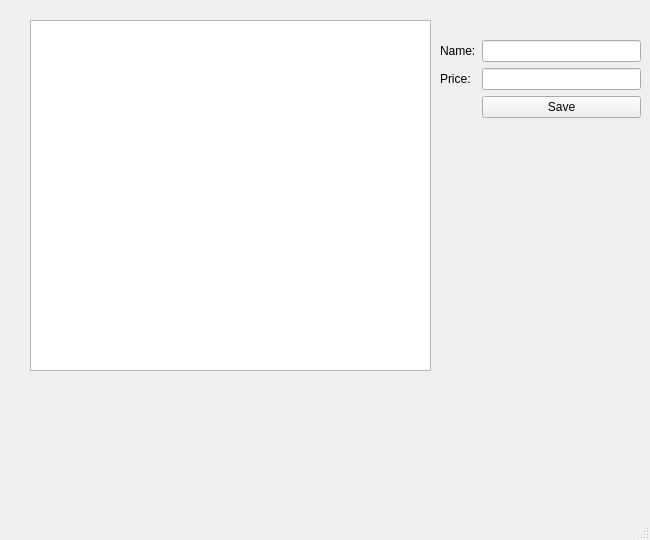
<?xml version="1.0" encoding="UTF-8"?>
<ui version="4.0">
 <class>MainWindow</class>
 <widget class="QMainWindow" name="MainWindow">
  <property name="geometry">
   <rect>
    <x>0</x>
    <y>0</y>
    <width>650</width>
    <height>540</height>
   </rect>
  </property>
  <property name="windowTitle">
   <string>MainWindow</string>
  </property>
  <widget class="QWidget" name="centralwidget">
   <widget class="QTableWidget" name="tableproducts">
    <property name="geometry">
     <rect>
      <x>30</x>
      <y>20</y>
      <width>401</width>
      <height>351</height>
     </rect>
    </property>
   </widget>
   <widget class="QWidget" name="">
    <property name="geometry">
     <rect>
      <x>440</x>
      <y>40</y>
      <width>201</width>
      <height>86</height>
     </rect>
    </property>
    <layout class="QFormLayout" name="formLayout">
     <item row="0" column="0">
      <widget class="QLabel" name="label">
       <property name="text">
        <string>Name:</string>
       </property>
      </widget>
     </item>
     <item row="0" column="1">
      <widget class="QLineEdit" name="nameline"/>
     </item>
     <item row="2" column="0">
      <widget class="QLabel" name="label_2">
       <property name="text">
        <string>Price:</string>
       </property>
      </widget>
     </item>
     <item row="2" column="1">
      <widget class="QLineEdit" name="priceline"/>
     </item>
     <item row="3" column="1">
      <widget class="QPushButton" name="pushButton">
       <property name="text">
        <string>Save</string>
       </property>
      </widget>
     </item>
    </layout>
   </widget>
  </widget>
  <widget class="QMenuBar" name="menubar">
   <property name="geometry">
    <rect>
     <x>0</x>
     <y>0</y>
     <width>650</width>
     <height>21</height>
    </rect>
   </property>
  </widget>
  <widget class="QStatusBar" name="statusbar"/>
 </widget>
 <resources/>
 <connections/>
</ui>
